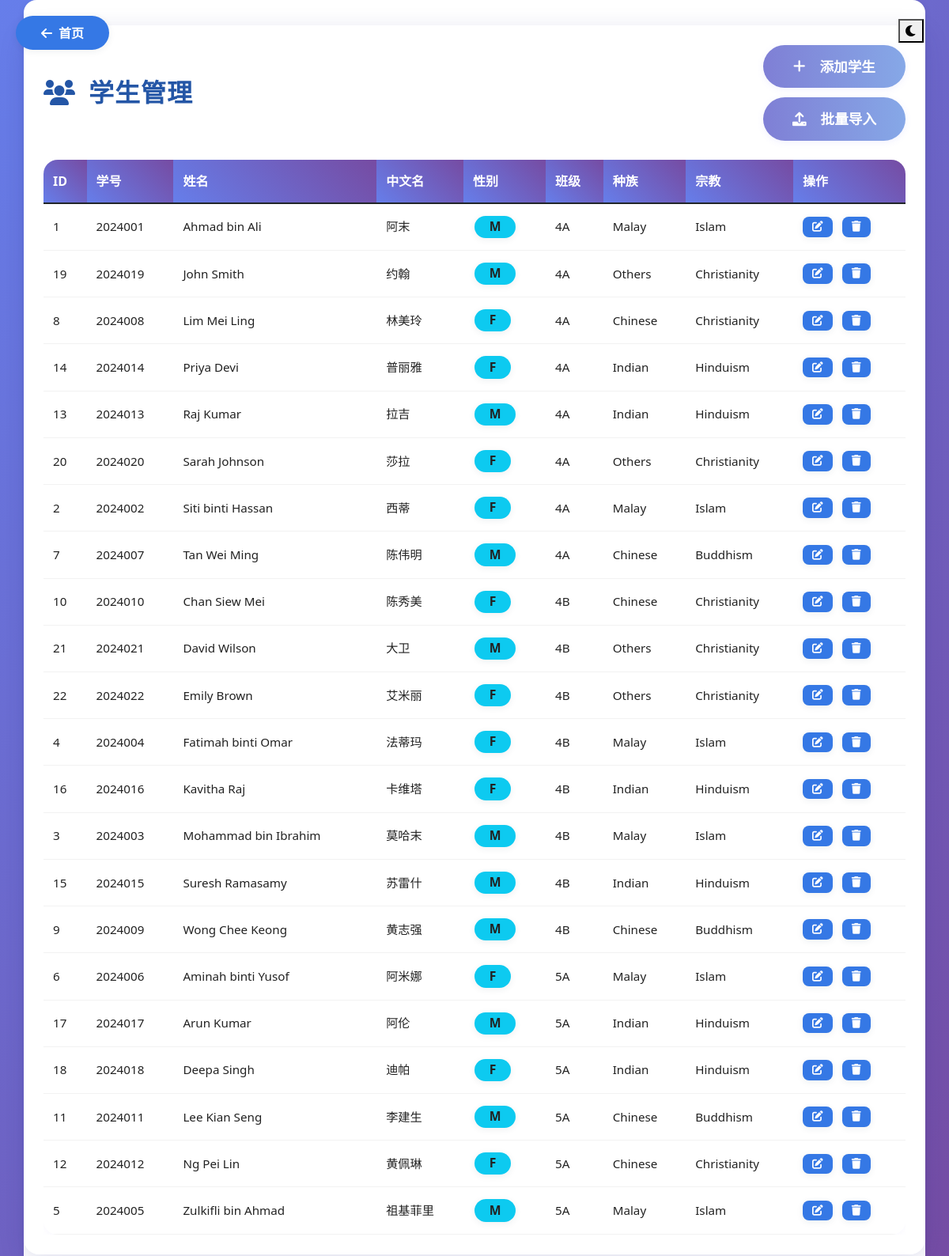
The page /student_list.php (signed in) on the database its author committed.
### tables this page shows
CREATE TABLE students (
    id INT AUTO_INCREMENT PRIMARY KEY,
    student_no VARCHAR(50) UNIQUE NOT NULL,
    name VARCHAR(100) NOT NULL,
    chinese_name VARCHAR(100),
    class VARCHAR(20),
    gender ENUM('M', 'F'),
    race VARCHAR(50),
    email VARCHAR(255),
    religion VARCHAR(50),
    created_at TIMESTAMP DEFAULT CURRENT_TIMESTAMP,
    INDEX idx_student_no (student_no),
    INDEX idx_class (class),
    INDEX idx_name (name)
);

### src/models/Student.php (called while the page is built, shortened)
<?php
require_once __DIR__ . '/../../config/database.php';
class Student {
    public static function all() {
        global $pdo;
        $stmt = $pdo->query('SELECT * FROM students ORDER BY class, name');
        return $stmt->fetchAll();
    }
    public static function getAllStudents() {
        return self::all();
    }
}

### student_list.php (the view, shortened to what this page needs)
<?php
require_once '../src/models/Student.php';
$student = new Student();
$students = $student->getAllStudents();
$lang = $_SESSION['lang'] ?? 'zh';
$langArr = require __DIR__ . '/lang/' . $lang . '.php';
?>
<!DOCTYPE html>
<html lang="<?php echo $lang; ?>">
<head>
    <link href="https://cdn.jsdelivr.net/npm/bootstrap@5.1.3/dist/css/bootstrap.min.css" rel="stylesheet">
    <link href="https://cdnjs.cloudflare.com/ajax/libs/font-awesome/6.0.0/css/all.min.css" rel="stylesheet">
    <link rel="stylesheet" href="style.css">
</head>
<body>
    <button class="night-toggle" id="nightToggleBtn" title="夜间/白天模式" style="position:fixed;top:24px;right:32px;z-index:1000;">
        <i class="fas fa-moon"></i>
    </button>
    <div class="back-btn">
        <a href="dashboard.php" class="btn btn-outline-light">
            <i class="fas fa-arrow-left"></i> <?php echo $langArr['home'] ?? '返回首页'; ?>
        </a>
    </div>
    <div class="container main-container">
        <div class="content-card p-4">
            <div class="d-flex justify-content-between align-items-center mb-4">
                <h2 class="mb-0">
                    <i class="fas fa-users me-3"></i><?php echo $langArr['student_manage'] ?? '学生管理'; ?>
                </h2>
                <div class="btn-group-vertical-student">
                    <a href="student_add.php" class="main-btn-student">
                        <i class="fas fa-plus me-2"></i><?php echo $langArr['add_student'] ?? '添加学生'; ?>
                    </a>
                    <a href="student_import.php" class="main-btn-student">
                        <i class="fas fa-upload me-2"></i><?php echo $langArr['import_students'] ?? '批量导入'; ?>
                    </a>
                </div>
            </div>
            <div class="table-responsive">
                <table class="table table-hover table-custom">
                    <thead>
                        <tr>
                            <th>ID</th>
                            <th><?php echo $langArr['student_id'] ?? '学号'; ?></th>
                            <th><?php echo $langArr['name'] ?? '姓名'; ?></th>
                            <th><?php echo $langArr['chinese_name'] ?? '中文名'; ?></th>
                            <th><?php echo $langArr['gender'] ?? '性别'; ?></th>
                            <th><?php echo $langArr['class'] ?? '班级'; ?></th>
                            <th><?php echo $langArr['race'] ?? '种族'; ?></th>
                            <th><?php echo $langArr['religion'] ?? '宗教'; ?></th>
                            <th><?php echo $langArr['action'] ?? '操作'; ?></th>
                        </tr>
                    </thead>
                    <tbody>
                        <?php foreach ($students as $student): ?>
                        <tr>
                            <td><?php echo htmlspecialchars($student['id']); ?></td>
                            <td><?php echo htmlspecialchars($student['student_no']); ?></td>
                            <td><?php echo htmlspecialchars($student['name']); ?></td>
                            <td><?php echo htmlspecialchars($student['chinese_name'] ?? ''); ?></td>
                            <td>
                                <span class="badge bg-info"><?php echo htmlspecialchars($student['gender']); ?></span>
                            </td>
                            <td><?php echo htmlspecialchars($student['class']); ?></td>
                            <td><?php echo htmlspecialchars($student['race'] ?? ''); ?></td>
                            <td><?php echo htmlspecialchars($student['religion'] ?? ''); ?></td>
                            <td>
                                <a href="student_edit.php?id=<?php echo $student['id']; ?>" class="btn btn-sm btn-outline-primary me-2">
                                    <i class="fas fa-edit"></i>
                                </a>
                                <a href="student_delete.php?id=<?php echo $student['id']; ?>" class="btn btn-sm btn-outline-danger"
                                   onclick="return confirm('<?php echo $langArr['confirm_delete_student'] ?? '确定要删除这个学生吗？'; ?>')">
                                    <i class="fas fa-trash"></i>
                                </a>
                            </td>
                        </tr>
                        <?php endforeach; ?>
                    </tbody>
                </table>
            </div>
        </div>
    </div>
</body>
</html>

### style.css (style rules this page uses)
:root { --primary: #3578e5; --primary-light: #eaf2fb; --primary-dark: #2456a6; --success: #43b97f; --danger: #e35d6a; --warning: #ffd966; --info: #5bc0de; --gray: #f5f6fa; --gray-dark: #6c757d; --white: #fff; --border-radius: 16px; --shadow: 0 2px 8px rgba(44,62,80,0.08); --shadow-hover: 0 4px 16px rgba(44,62,80,0.13); --transition: all 0.18s cubic-bezier(.4,2,.6,1); }
body { background: var(--gray); color: #222; font-family: 'Montserrat', Arial, sans-serif; font-size: 1rem; }
.container, .main-card, .card, .stats-card, .feature-card, .welcome-card { background: var(--white); border-radius: var(--border-radius); box-shadow: var(--shadow); padding: 2rem 1.5rem; margin-bottom: 2rem; transition: var(--transition); }
.btn, .btn-feature, .approval-btn { border: none; border-radius: 2em; font-weight: 600; font-size: 1rem; padding: 0.6em 2em; background: var(--primary); color: #fff; box-shadow: var(--shadow); transition: var(--transition); outline: none; display: inline-flex; align-items: center; gap: 0.5em; }
.table { background: var(--white); border-radius: var(--border-radius); box-shadow: var(--shadow); overflow: hidden; }
.table th { background: var(--primary-light); color: var(--primary-dark); font-weight: 700; }
.table td { background: var(--white); color: #222; }
.approval-badge, .badge { display: inline-block; padding: 0.4em 1.2em; border-radius: 1.2em; font-weight: 600; font-size: 0.98rem; margin: 0 2px; background: var(--gray); color: #222; box-shadow: var(--shadow); transition: var(--transition); }
h1, h2, h3, h4, h5 { color: var(--primary-dark); font-weight: 700; letter-spacing: 1px; }
.card, .main-card, .feature-card, .stats-card, .welcome-card, .table, .btn, .btn-feature, .approval-btn { transition: var(--transition); }

### student_list.php (style rules this page uses)
body { background: linear-gradient(135deg, #667eea 0%, #764ba2 100%); min-height: 100vh; font-family: 'Segoe UI', Tahoma, Geneva, Verdana, sans-serif; }
.main-container { padding: 2rem 0; }
.content-card { background: #fff; border-radius: 22px; box-shadow: 0 4px 24px rgba(160,132,238,0.08); border: 1px solid #e3eaf2; }
.table-custom { border-radius: 18px; overflow: hidden; box-shadow: 0 2px 8px rgba(160,132,238,0.06); }
.table-custom th { background: linear-gradient(90deg, #6a82fb 0%, #a084ee 100%); color: #fff; border: none; font-weight: 600; }
.back-btn { position: fixed; top: 20px; left: 20px; z-index: 1000; }
.btn-group-vertical-student { display: flex; flex-direction: column; align-items: flex-end; gap: 12px; }
.main-btn-student { display: flex; align-items: center; justify-content: center; gap: 10px; width: 180px; padding: 14px 0; background: linear-gradient(90deg, #7f7fd5 0%, #86a8e7 100%); color: #fff; font-weight: 700; font-size: 1.1rem; border: none; border-radius: 32px; box-shadow: 0 2px 8px rgba(120,120,255,0.10); transition: filter 0.2s, transform 0.2s; text-decoration: none; }
.content-card { background: rgba(255, 255, 255, 0.95); border-radius: 20px; padding: 30px; box-shadow: 0 8px 32px rgba(31, 38, 135, 0.15); backdrop-filter: blur(8px); border: 1px solid rgba(255, 255, 255, 0.18); margin-bottom: 30px; }
.table { margin: 0; background: transparent; }
.table th { background: linear-gradient(45deg, #667eea, #764ba2); color: white; font-weight: 600; border: none; padding: 15px 12px; font-size: 1rem; }
.table td { padding: 15px 12px; border-bottom: 1px solid rgba(0,0,0,0.05); vertical-align: middle; font-size: 0.95rem; }
.table tbody tr { transition: all 0.3s ease; }
.btn-sm { padding: 6px 12px; font-size: 0.85rem; border-radius: 8px; font-weight: 500; transition: all 0.3s ease; }

### rows shown on the page
students: id "1", student_no "2024001", name "Ahmad bin Ali", chinese_name "阿末", gender "M", class "4A", race "Malay", religion "Islam"
students: id "19", student_no "2024019", name "John Smith", chinese_name "约翰", gender "M", class "4A", race "Others", religion "Christianity"
students: id "8", student_no "2024008", name "Lim Mei Ling", chinese_name "林美玲", gender "F", class "4A", race "Chinese", religion "Christianity"
students: id "14", student_no "2024014", name "Priya Devi", chinese_name "普丽雅", gender "F", class "4A", race "Indian", religion "Hinduism"
students: id "13", student_no "2024013", name "Raj Kumar", chinese_name "拉吉", gender "M", class "4A", race "Indian", religion "Hinduism"
students: id "20", student_no "2024020", name "Sarah Johnson", chinese_name "莎拉", gender "F", class "4A", race "Others", religion "Christianity"
students: id "2", student_no "2024002", name "Siti binti Hassan", chinese_name "西蒂", gender "F", class "4A", race "Malay", religion "Islam"
students: id "7", student_no "2024007", name "Tan Wei Ming", chinese_name "陈伟明", gender "M", class "4A", race "Chinese", religion "Buddhism"
students: id "10", student_no "2024010", name "Chan Siew Mei", chinese_name "陈秀美", gender "F", class "4B", race "Chinese", religion "Christianity"
students: id "21", student_no "2024021", name "David Wilson", chinese_name "大卫", gender "M", class "4B", race "Others", religion "Christianity"
students: id "22", student_no "2024022", name "Emily Brown", chinese_name "艾米丽", gender "F", class "4B", race "Others", religion "Christianity"
students: id "4", student_no "2024004", name "Fatimah binti Omar", chinese_name "法蒂玛", gender "F", class "4B", race "Malay", religion "Islam"
students: id "16", student_no "2024016", name "Kavitha Raj", chinese_name "卡维塔", gender "F", class "4B", race "Indian", religion "Hinduism"
students: id "3", student_no "2024003", name "Mohammad bin Ibrahim", chinese_name "莫哈末", gender "M", class "4B", race "Malay", religion "Islam"
students: id "15", student_no "2024015", name "Suresh Ramasamy", chinese_name "苏雷什", gender "M", class "4B", race "Indian", religion "Hinduism"
students: id "9", student_no "2024009", name "Wong Chee Keong", chinese_name "黄志强", gender "M", class "4B", race "Chinese", religion "Buddhism"
students: id "6", student_no "2024006", name "Aminah binti Yusof", chinese_name "阿米娜", gender "F", class "5A", race "Malay", religion "Islam"
students: id "17", student_no "2024017", name "Arun Kumar", chinese_name "阿伦", gender "M", class "5A", race "Indian", religion "Hinduism"
students: id "18", student_no "2024018", name "Deepa Singh", chinese_name "迪帕", gender "F", class "5A", race "Indian", religion "Hinduism"
students: id "11", student_no "2024011", name "Lee Kian Seng", chinese_name "李建生", gender "M", class "5A", race "Chinese", religion "Buddhism"
students: id "12", student_no "2024012", name "Ng Pei Lin", chinese_name "黄佩琳", gender "F", class "5A", race "Chinese", religion "Christianity"
students: id "5", student_no "2024005", name "Zulkifli bin Ahmad", chinese_name "祖基菲里", gender "M", class "5A", race "Malay", religion "Islam"

### other values the page prints
$langArr['home'] "首页"
$langArr['student_manage'] "学生管理"
$langArr['add_student'] "添加学生"
$langArr['import_students'] "批量导入"
$langArr['student_id'] "学号"
$langArr['name'] "姓名"
$langArr['chinese_name'] "中文名"
$langArr['gender'] "性别"
$langArr['class'] "班级"
$langArr['race'] "种族"
$langArr['religion'] "宗教"
$langArr['action'] "操作"
